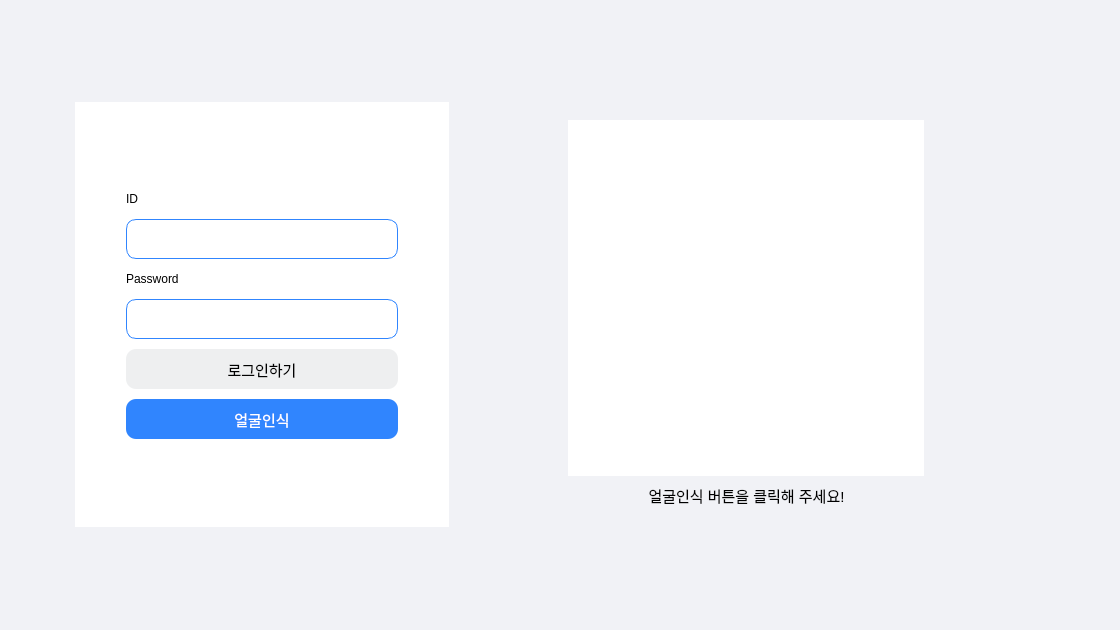
<?xml version="1.0" encoding="UTF-8"?>
<ui version="4.0">
 <class>LoginWidget</class>
 <widget class="QWidget" name="LoginWidget">
  <property name="geometry">
   <rect>
    <x>0</x>
    <y>0</y>
    <width>1120</width>
    <height>630</height>
   </rect>
  </property>
  <property name="minimumSize">
   <size>
    <width>1120</width>
    <height>630</height>
   </size>
  </property>
  <property name="maximumSize">
   <size>
    <width>1120</width>
    <height>630</height>
   </size>
  </property>
  <property name="windowTitle">
   <string>Form</string>
  </property>
  <property name="styleSheet">
   <string notr="true">background-color: rgb(241, 242, 246);</string>
  </property>
  <layout class="QHBoxLayout" name="horizontalLayout">
   <property name="spacing">
    <number>0</number>
   </property>
   <property name="leftMargin">
    <number>0</number>
   </property>
   <property name="topMargin">
    <number>0</number>
   </property>
   <property name="rightMargin">
    <number>0</number>
   </property>
   <property name="bottomMargin">
    <number>0</number>
   </property>
   <item>
    <spacer name="horizontalSpacer">
     <property name="orientation">
      <enum>Qt::Horizontal</enum>
     </property>
     <property name="sizeHint" stdset="0">
      <size>
       <width>72</width>
       <height>20</height>
      </size>
     </property>
    </spacer>
   </item>
   <item>
    <widget class="QWidget" name="left_widget" native="true">
     <property name="minimumSize">
      <size>
       <width>374</width>
       <height>425</height>
      </size>
     </property>
     <property name="maximumSize">
      <size>
       <width>374</width>
       <height>425</height>
      </size>
     </property>
     <property name="styleSheet">
      <string notr="true">background-color: rgb(255, 255, 255);</string>
     </property>
     <layout class="QHBoxLayout" name="horizontalLayout_2">
      <item>
       <widget class="QWidget" name="inner_widget" native="true">
        <property name="maximumSize">
         <size>
          <width>290</width>
          <height>277</height>
         </size>
        </property>
        <property name="layoutDirection">
         <enum>Qt::LeftToRight</enum>
        </property>
        <property name="styleSheet">
         <string notr="true">QLineEdit{
border: 1px solid #3085FE;
border-radius:10px;}
QPushButton{
border-radius:10px;
}</string>
        </property>
        <property name="inputMethodHints">
         <set>Qt::ImhUrlCharactersOnly</set>
        </property>
        <layout class="QVBoxLayout" name="verticalLayout">
         <item>
          <widget class="QLabel" name="id_lab">
           <property name="maximumSize">
            <size>
             <width>290</width>
             <height>20</height>
            </size>
           </property>
           <property name="text">
            <string>ID</string>
           </property>
          </widget>
         </item>
         <item>
          <widget class="QLineEdit" name="id_lineedit">
           <property name="maximumSize">
            <size>
             <width>290</width>
             <height>40</height>
            </size>
           </property>
           <property name="styleSheet">
            <string notr="true"/>
           </property>
          </widget>
         </item>
         <item>
          <widget class="QLabel" name="pw_lab">
           <property name="maximumSize">
            <size>
             <width>290</width>
             <height>20</height>
            </size>
           </property>
           <property name="text">
            <string>Password</string>
           </property>
          </widget>
         </item>
         <item>
          <widget class="QLineEdit" name="pw_lineedit">
           <property name="maximumSize">
            <size>
             <width>290</width>
             <height>40</height>
            </size>
           </property>
          </widget>
         </item>
         <item>
          <widget class="QPushButton" name="login_btn">
           <property name="maximumSize">
            <size>
             <width>290</width>
             <height>40</height>
            </size>
           </property>
           <property name="font">
            <font>
             <pointsize>11</pointsize>
            </font>
           </property>
           <property name="styleSheet">
            <string notr="true">background-color: rgb(238, 239, 240);</string>
           </property>
           <property name="text">
            <string>로그인하기</string>
           </property>
          </widget>
         </item>
         <item>
          <widget class="QPushButton" name="face_check_btn">
           <property name="maximumSize">
            <size>
             <width>290</width>
             <height>40</height>
            </size>
           </property>
           <property name="font">
            <font>
             <pointsize>11</pointsize>
            </font>
           </property>
           <property name="styleSheet">
            <string notr="true">background-color: rgb(48, 133, 254);
color: rgb(255, 255, 255);</string>
           </property>
           <property name="text">
            <string>얼굴인식</string>
           </property>
          </widget>
         </item>
        </layout>
       </widget>
      </item>
     </layout>
    </widget>
   </item>
   <item>
    <widget class="QWidget" name="right_widget" native="true">
     <property name="minimumSize">
      <size>
       <width>596</width>
       <height>0</height>
      </size>
     </property>
     <property name="maximumSize">
      <size>
       <width>596</width>
       <height>425</height>
      </size>
     </property>
     <layout class="QHBoxLayout" name="horizontalLayout_3">
      <item>
       <widget class="QWidget" name="widget" native="true">
        <property name="maximumSize">
         <size>
          <width>375</width>
          <height>16777215</height>
         </size>
        </property>
        <layout class="QVBoxLayout" name="verticalLayout_3">
         <item>
          <widget class="QLabel" name="face_lab">
           <property name="minimumSize">
            <size>
             <width>356</width>
             <height>356</height>
            </size>
           </property>
           <property name="maximumSize">
            <size>
             <width>356</width>
             <height>356</height>
            </size>
           </property>
           <property name="styleSheet">
            <string notr="true">background-color: rgb(255, 255, 255);</string>
           </property>
           <property name="text">
            <string/>
           </property>
           <property name="pixmap">
            <pixmap resource="../../img/icon/resource.qrc">:/face-id.png</pixmap>
           </property>
           <property name="scaledContents">
            <bool>true</bool>
           </property>
           <property name="alignment">
            <set>Qt::AlignCenter</set>
           </property>
          </widget>
         </item>
         <item>
          <widget class="QLabel" name="explain_lab">
           <property name="font">
            <font>
             <pointsize>11</pointsize>
            </font>
           </property>
           <property name="text">
            <string>얼굴인식 버튼을 클릭해 주세요!</string>
           </property>
           <property name="alignment">
            <set>Qt::AlignCenter</set>
           </property>
          </widget>
         </item>
        </layout>
       </widget>
      </item>
     </layout>
    </widget>
   </item>
   <item>
    <spacer name="horizontalSpacer_2">
     <property name="orientation">
      <enum>Qt::Horizontal</enum>
     </property>
     <property name="sizeHint" stdset="0">
      <size>
       <width>72</width>
       <height>20</height>
      </size>
     </property>
    </spacer>
   </item>
  </layout>
 </widget>
 <resources>
  <include location="../../img/icon/resource.qrc"/>
  <include location="../../img/icon/resource.qrc"/>
 </resources>
 <connections/>
</ui>
